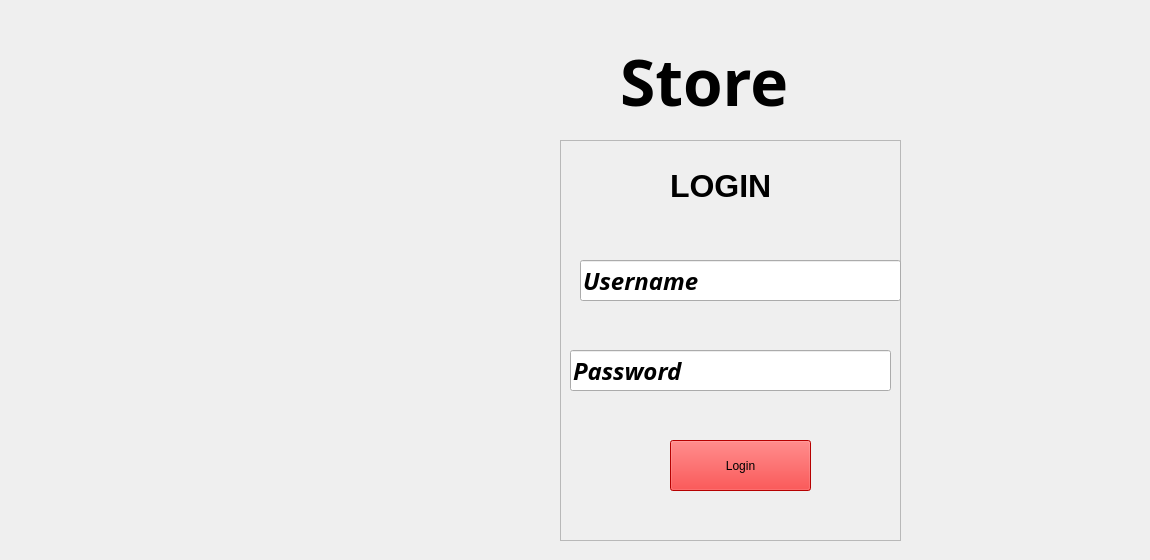
    <widget class="QWidget" name="page_5">
     <widget class="QWidget" name="widget" native="true">
      <property name="geometry">
       <rect>
        <x>220</x>
        <y>30</y>
        <width>921</width>
        <height>521</height>
       </rect>
      </property>
      <property name="styleSheet">
       <string notr="true">background-image: url(:/img/Imagees/store.jpeg);</string>
      </property>
      <widget class="QLabel" name="tittle_2">
       <property name="geometry">
        <rect>
         <x>400</x>
         <y>0</y>
         <width>241</width>
         <height>101</height>
        </rect>
       </property>
       <property name="font">
        <font>
         <family>Sitka Small Semibold</family>
         <pointsize>48</pointsize>
         <bold>true</bold>
        </font>
       </property>
       <property name="styleSheet">
        <string notr="true">background:transparent;</string>
       </property>
       <property name="text">
        <string>Store</string>
       </property>
       <property name="scaledContents">
        <bool>true</bool>
       </property>
      </widget>
      <widget class="QFrame" name="frame">
       <property name="geometry">
        <rect>
         <x>340</x>
         <y>110</y>
         <width>341</width>
         <height>401</height>
        </rect>
       </property>
       <property name="styleSheet">
        <string notr="true">background-image: url(:/img/Imagees/login.jpg);</string>
       </property>
       <property name="frameShape">
        <enum>QFrame::StyledPanel</enum>
       </property>
       <property name="frameShadow">
        <enum>QFrame::Raised</enum>
       </property>
       <widget class="QLabel" name="label_13">
        <property name="geometry">
         <rect>
          <x>110</x>
          <y>20</y>
          <width>131</width>
          <height>51</height>
         </rect>
        </property>
        <property name="font">
         <font>
          <family>Nirmala UI</family>
          <pointsize>24</pointsize>
          <bold>true</bold>
         </font>
        </property>
        <property name="text">
         <string>LOGIN</string>
        </property>
       </widget>
       <widget class="QLineEdit" name="lineEdit">
        <property name="geometry">
         <rect>
          <x>20</x>
          <y>120</y>
          <width>321</width>
          <height>41</height>
         </rect>
        </property>
        <property name="font">
         <font>
          <family>Segoe UI Semibold</family>
          <pointsize>18</pointsize>
          <italic>true</italic>
          <bold>true</bold>
         </font>
        </property>
        <property name="text">
         <string>Username</string>
        </property>
       </widget>
       <widget class="QLineEdit" name="lineEdit_2">
        <property name="geometry">
         <rect>
          <x>10</x>
          <y>210</y>
          <width>321</width>
          <height>41</height>
         </rect>
        </property>
        <property name="font">
         <font>
          <family>Segoe UI Semibold</family>
          <pointsize>18</pointsize>
          <italic>true</italic>
          <bold>true</bold>
         </font>
        </property>
        <property name="text">
         <string>Password</string>
        </property>
       </widget>
       <widget class="QPushButton" name="login">
        <property name="geometry">
         <rect>
          <x>110</x>
          <y>300</y>
          <width>141</width>
          <height>51</height>
         </rect>
        </property>
        <property name="cursor">
         <cursorShape>PointingHandCursor</cursorShape>
        </property>
        <property name="styleSheet">
         <string notr="true">background-color: rgb(255, 0, 0);</string>
        </property>
        <property name="text">
         <string>Login</string>
        </property>
       </widget>
      </widget>
     </widget>
    </widget>
